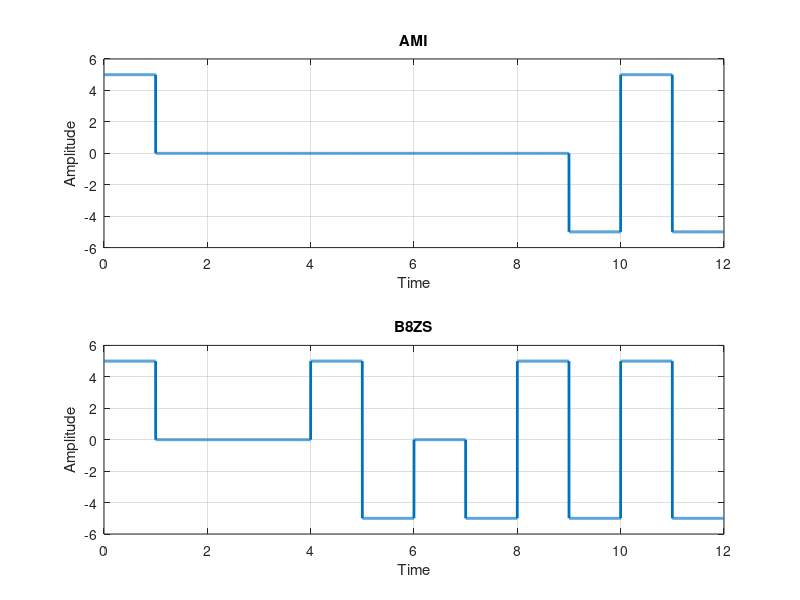

Write the MATLAB code that produced this figure.
clc;
close all;
clear all;

bits = [1 0 0 0 0 0 0 0 0 1 1 1];
%bits = input('Give a input bit sequence: ');
bitrate = 1;
n = 1000;
T = length(bits)/bitrate;
N = length(bits) * n;
dt = T/N;
t = 0:dt:T-dt;

previous = -5; %Assuming Previous was -5;
x = zeros(1, length(t));
for i=1:length(bits)
    if(bits(i) == 1)
       x((i-1)*n+1: i*n) = previous * (-1);
       previous = previous * (-1);
    end
end
subplot(2,1,1);
plot(t, x, 'Linewidth', 2);
grid on;
title('AMI');
xlabel('Time');
ylabel('Amplitude');

y = ones(1, length(x)/n);
for i=1:length(y)
    if x((i-1)*n+1) == 0
        y(i) = 0;
    end;
end;
disp(y);

count = 0;
previous = previous*(-1);
invertNextOnes = false; 
for i=1:length(y)
    if y(i) == 0
        count = count +1;
        if(count == 8)
            x((i-5)*n+1: (i-4)*n) = previous;
            previous = -previous;
            x((i-4)*n+1: (i-3)*n) = previous;
            x((i-2)*n+1: (i-1)*n) = previous;
            previous = -previous;
            x((i-1)*n+1: (i)*n) = previous;
            count = 0;
            invertNextOnes = true;      
        end
    elseif (invertNextOnes && y(i) == previous)
          x((i-1)*n+1: length(y)*n) = -x((i-1)*n+1: length(y)*n); % Invert subsequent 1's
          invertNextOnes = false;
    else
        count = 0;
    end
end


subplot(2,1,2);
plot(t, x, 'Linewidth', 2);
grid on;
title('B8ZS');
xlabel('Time');
ylabel('Amplitude');
